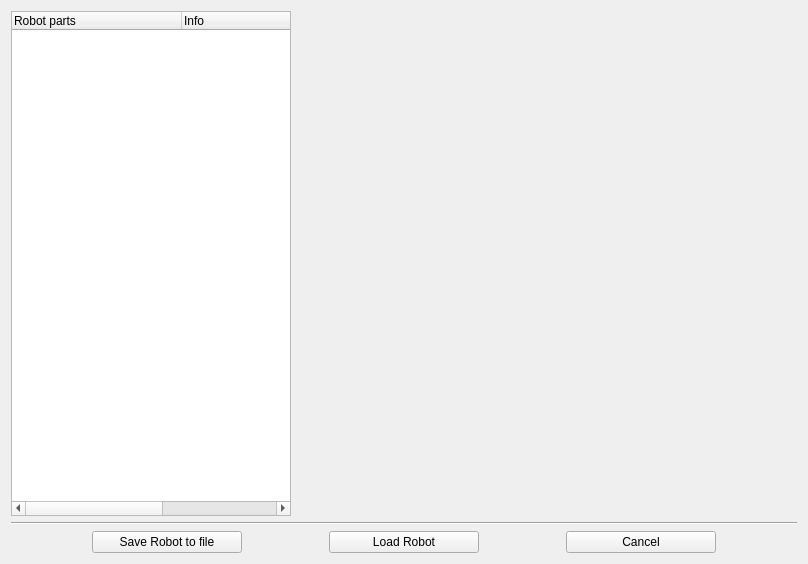
<?xml version="1.0" encoding="UTF-8"?>
<ui version="4.0">
 <class>RobotCreator</class>
 <widget class="QWidget" name="RobotCreator">
  <property name="geometry">
   <rect>
    <x>0</x>
    <y>0</y>
    <width>808</width>
    <height>564</height>
   </rect>
  </property>
  <property name="windowTitle">
   <string>STDR Robot creator</string>
  </property>
  <layout class="QGridLayout" name="gridLayout_2">
   <item row="0" column="0">
    <layout class="QGridLayout" name="gridLayout">
     <item row="0" column="0">
      <layout class="QVBoxLayout" name="verticalLayout">
       <item>
        <widget class="QTreeWidget" name="robotTreeWidget">
         <property name="minimumSize">
          <size>
           <width>280</width>
           <height>0</height>
          </size>
         </property>
         <property name="maximumSize">
          <size>
           <width>280</width>
           <height>16777210</height>
          </size>
         </property>
         <attribute name="headerDefaultSectionSize">
          <number>170</number>
         </attribute>
         <column>
          <property name="text">
           <string>Robot parts</string>
          </property>
         </column>
         <column>
          <property name="text">
           <string>Info</string>
          </property>
         </column>
         <column>
          <property name="text">
           <string>+/-</string>
          </property>
         </column>
        </widget>
       </item>
      </layout>
     </item>
     <item row="0" column="1">
      <widget class="QLabel" name="robotPreviewLabel">
       <property name="sizePolicy">
        <sizepolicy hsizetype="Expanding" vsizetype="Expanding">
         <horstretch>0</horstretch>
         <verstretch>0</verstretch>
        </sizepolicy>
       </property>
       <property name="minimumSize">
        <size>
         <width>500</width>
         <height>500</height>
        </size>
       </property>
       <property name="maximumSize">
        <size>
         <width>1600000</width>
         <height>160000</height>
        </size>
       </property>
       <property name="text">
        <string/>
       </property>
      </widget>
     </item>
    </layout>
   </item>
   <item row="1" column="0">
    <widget class="Line" name="line_3">
     <property name="orientation">
      <enum>Qt::Horizontal</enum>
     </property>
    </widget>
   </item>
   <item row="2" column="0">
    <layout class="QGridLayout" name="gridLayout_3">
     <property name="sizeConstraint">
      <enum>QLayout::SetDefaultConstraint</enum>
     </property>
     <item row="0" column="2">
      <widget class="QPushButton" name="cancelButton">
       <property name="maximumSize">
        <size>
         <width>150</width>
         <height>16777215</height>
        </size>
       </property>
       <property name="text">
        <string>Cancel</string>
       </property>
      </widget>
     </item>
     <item row="0" column="0">
      <widget class="QPushButton" name="saveRobotButton">
       <property name="maximumSize">
        <size>
         <width>150</width>
         <height>16777215</height>
        </size>
       </property>
       <property name="text">
        <string>Save Robot to file</string>
       </property>
      </widget>
     </item>
     <item row="0" column="1">
      <widget class="QPushButton" name="loadRobotButton">
       <property name="minimumSize">
        <size>
         <width>150</width>
         <height>0</height>
        </size>
       </property>
       <property name="maximumSize">
        <size>
         <width>150</width>
         <height>16777215</height>
        </size>
       </property>
       <property name="text">
        <string>Load Robot</string>
       </property>
      </widget>
     </item>
    </layout>
   </item>
  </layout>
 </widget>
 <resources/>
 <connections/>
</ui>
